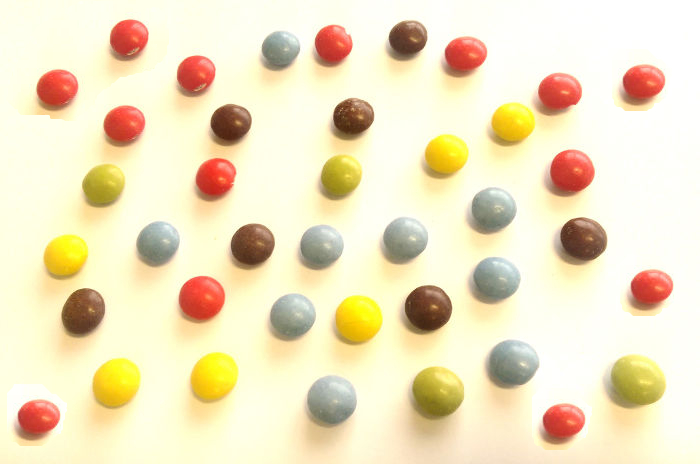
%> input picture naloga1/candy_new.jpg, 700 x 464 px
$ octave --eval "vaja1_naloga_5;"   (GNU Octave 9; MATLAB toolbox functions it lacks are replaced by stand-ins)
%> lines starting %> are read from the running program, lines starting %| are printed output that depends on the picture; in (x1, y1, x2, y2) boxes, pixels count from 0 and x2, y2 are one past the last pixel; in counts of white or black regions, pixels touching at a corner belong together; the program's own positions count from 1
function vaja1_naloga_5
  pkg load image
  #nal5_c
  #nal5_e
  #### DRUGI DEL
  #nal5_bsecond
  #nal5_csecond
  # init za moment
  #I1 = imread("regions.png");
  #I1 = I1(:,:,1)>1;
  #[I2 , n]=bwlabel(I1); #nova slika stevilo regij
  #[r,c]=find(I2==1);
  #rc = [r c];
  #moment(rc,0,0)
  #central_moment(rc,0,0)
  ###konec momenta

  #nal5_dsecond
  #nal5_tic
  f
% [5 lines not run here, left out]
% [8 lines left out: function nal5_c, not called in this run]
###

# d)
function [moment] = moment(R, p, q)
  moment = sum(R(:,1).^p.* R(:,2).^q)
endfunction
% [97 lines left out: functions central_moment, nal5_e, nal5_bsecond, nal5_csecond, nal5_dsecond, nal5_tic, not called in this run]
function f()
yimg = rgb2hsv(imread("candy_new.jpg"));
%> yimg: size 464x700x3 double; mean H, S, V 0.147, 0.208, 0.948
SE =strel('diamond',2);
SEblue =strel('diamond',4);
rgbimg =imread("candy_new.jpg");
%> rgbimg is the input picture: size 464x700x3 uint8; mean R, G, B 241.4, 228.5, 194.7
bimg = rgb2hsv(imread("candy_new.jpg"));
pragRED = (imdilate(bwareaopen((yimg(:,:,1) >= 3/360  & yimg(:,:,1)<=10/360),5),SEblue));
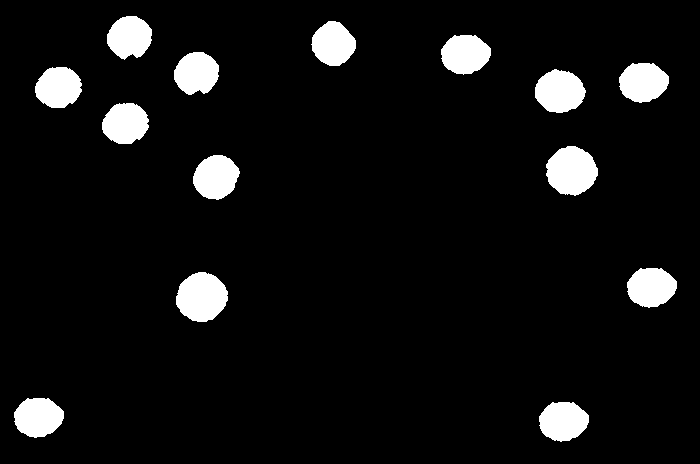
%> pragRED: size 464x700 logical; 6.8% white; 14 white regions, largest, box (x1, y1, x2, y2) and area: (176, 272, 228, 322) 1965, (546, 146, 598, 196) 1940, (535, 69, 586, 113) 1672
centRED = regionprops(pragRED,"centroid");
%> centRED = 14 regions; first 5, Centroid: [38.9 417.8], [59.1 88], [126 124], [130.2 37.7], [197.1 73.8]
pragBLUE = imdilate(bwareaopen(( yimg(:,:,1) >= 67/360  & yimg(:,:,1)<=210/360 & yimg(:,:,2)<=0.2 &yimg(:,:,2)>=0.03),90),SEblue);
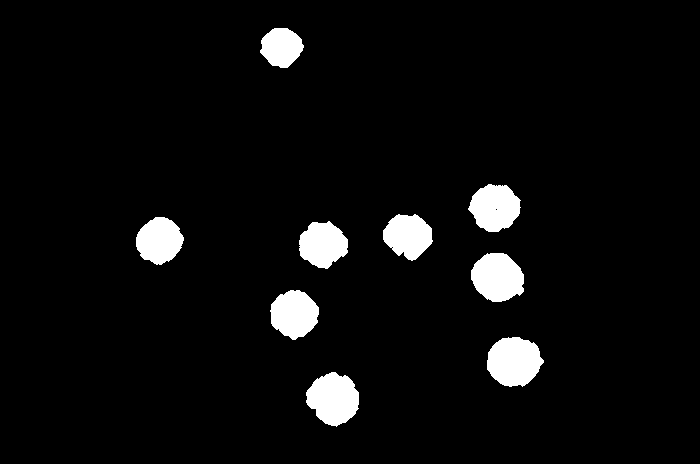
%> pragBLUE: size 464x700 logical; 5% white; 9 white regions, largest, box (x1, y1, x2, y2) and area: (487, 337, 544, 387) 2148, (306, 372, 359, 427) 2085, (471, 253, 524, 302) 1994
centBLUE = regionprops(pragBLUE,"centroid");
%> centBLUE = 9 regions; first 5, Centroid: [160 241.2], [282.1 47.8], [294.8 314.7], [323.4 245.1], [334.1 399.4]
pragBRWN =  imdilate(bwareaopen((yimg(:,:,1)>=15/360 & yimg(:,:,1)<=30/360 ),360),SE);
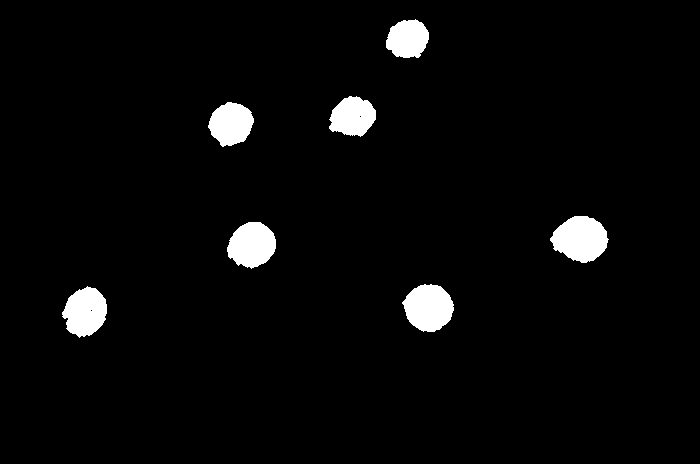
%> pragBRWN: size 464x700 logical; 3.5% white; 7 white regions, largest, box (x1, y1, x2, y2) and area: (550, 216, 609, 263) 1963, (402, 284, 454, 332) 1836, (227, 222, 276, 269) 1697
centBRWN = regionprops(pragBRWN,"centroid");
%> centBRWN = 7 regions; Centroid: [85.9 312.5], [231.6 124.5], [252.5 245.5], [353.4 117.3], [408.4 39.5], [429.3 308.3], [581.2 239.5]
pragGREEN = imdilate(bwareaopen((yimg(:,:,1)>=40/360 & yimg(:,:,1)<=65/360 & yimg(:,:,2)>=0.48 & yimg(:,:,2)<=0.85 & yimg(:,:,3)>=0.5),990),SE);
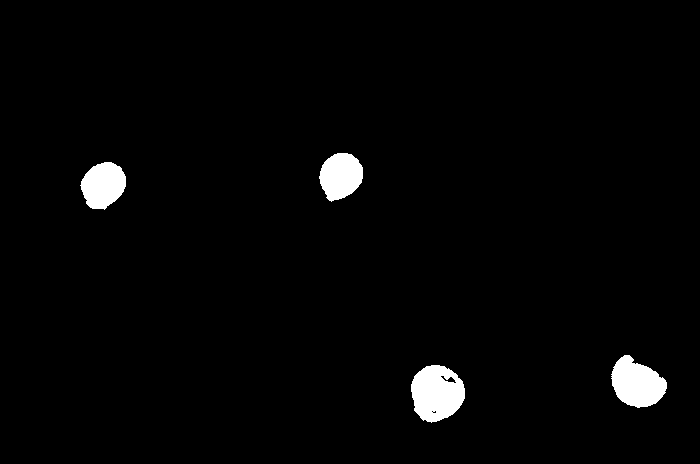
%> pragGREEN: size 464x700 logical; 2.3% white; 4 white regions, box (x1, y1, x2, y2) and area: (411, 365, 465, 423) 2337, (611, 355, 667, 408) 2002, (80, 162, 126, 210) 1599, (319, 153, 363, 202) 1584
centGREEN = regionprops(pragGREEN,"centroid");
%> centGREEN = 4 regions; Centroid: [103.9 185.7], [341.4 176.6], [437.4 393.9], [637.7 384]
pragYELL = imdilate(bwareaopen((yimg(:,:,1)>=45/360 & yimg(:,:,1)<=63 & yimg(:,:,2)>=0.61 & yimg(:,:,3)>=0.85),350),SE);
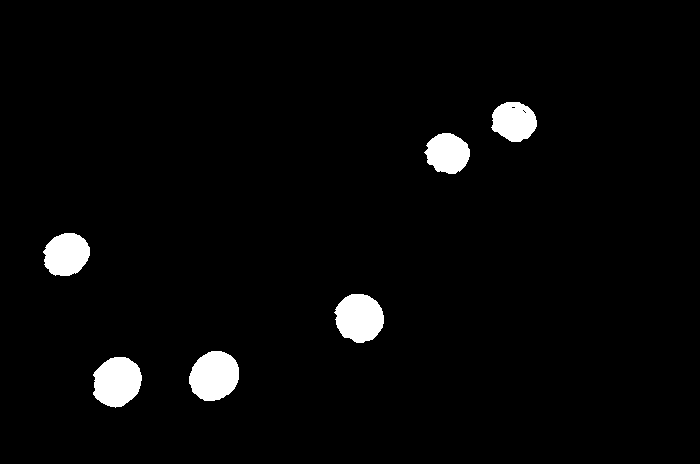
%> pragYELL: size 464x700 logical; 3.1% white; 6 white regions, box (x1, y1, x2, y2) and area: (189, 351, 239, 401) 1939, (93, 357, 142, 408) 1909, (334, 294, 384, 343) 1866, (43, 233, 90, 276) 1557, (424, 133, 470, 174) 1391, (491, 102, 537, 142) 1389
centYELL = regionprops(pragYELL,"centroid");
%> centYELL = 6 regions; Centroid: [67 255.1], [117.7 382.4], [214.9 376.6], [360 318.5], [448.2 153.9], [514.7 122.1]

#vsi pragi skupaj
together_all = pragRED | pragBLUE | pragBRWN | pragGREEN | pragYELL;
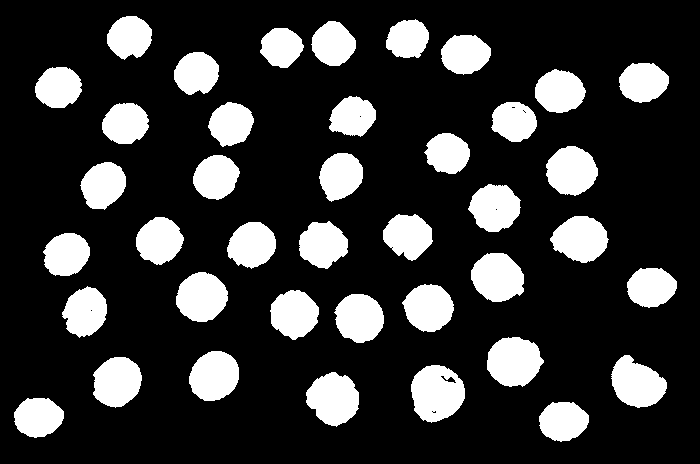
%> together_all: size 464x700 logical; 20.7% white; 40 white regions, largest, box (x1, y1, x2, y2) and area: (411, 365, 465, 423) 2337, (487, 337, 544, 387) 2148, (306, 372, 359, 427) 2085
figure(1);
imagesc(rgbimg);
#imshow(pragBLUE);
#imagesc(rgbimg);
#tko dobis vn tocn dolocn centroid
#all_red=cat(1,centRED);
#sample_user=[400,500];
#evk=norm(sample_user-all_red(14).Centroid)
#GET USER INPUT
%> (the run ends here)
